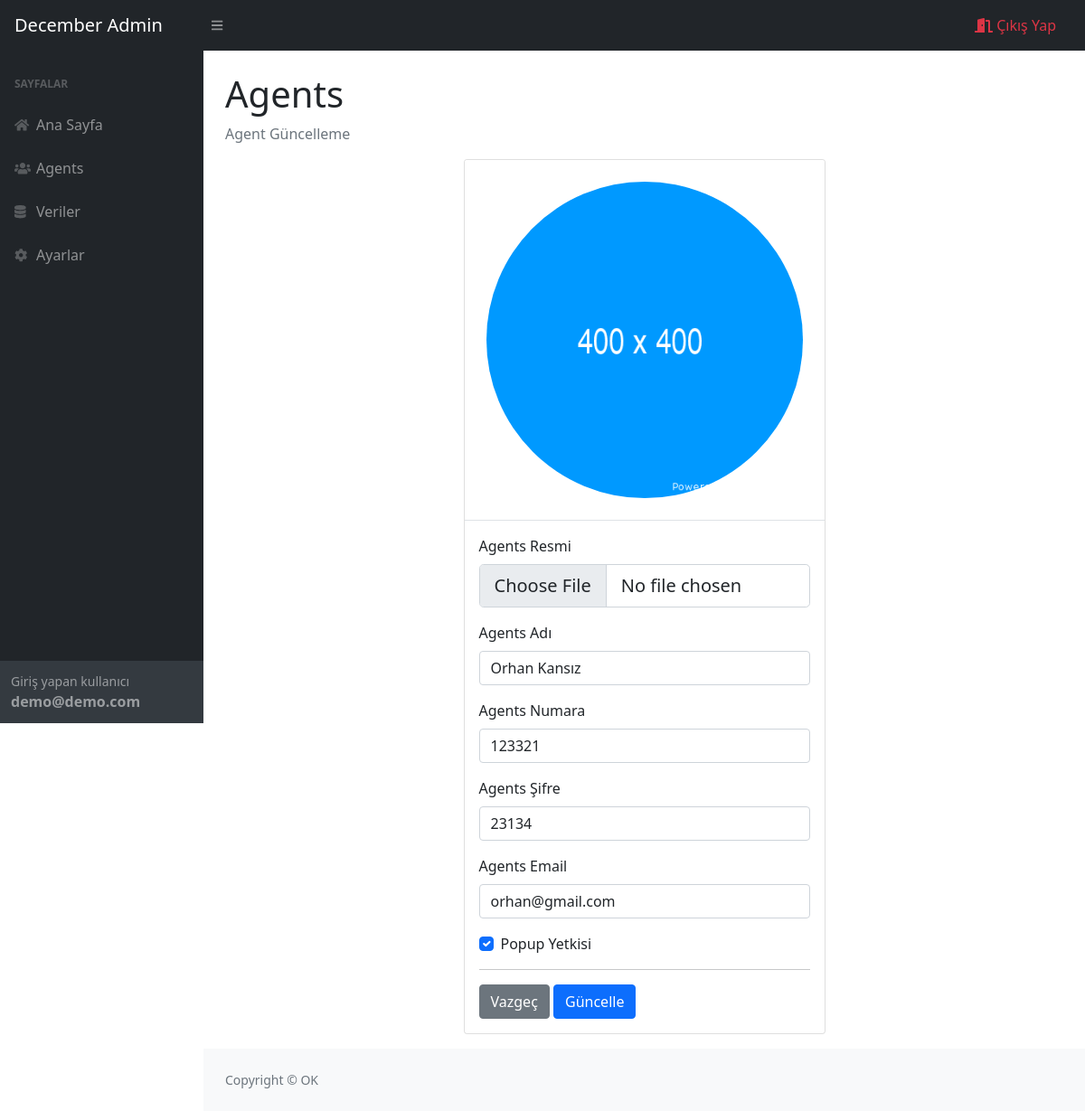
The page /edit_agent.php?agent_id=83 (signed in) on the database its author committed.
### tables this page shows
CREATE TABLE `agents` (
  `id` int(11) NOT NULL,
  `name` varchar(250) NOT NULL,
  `image` varchar(256) NOT NULL,
  `number` int(6) NOT NULL,
  `password` int(12) NOT NULL,
  `email` varchar(128) NOT NULL,
  `popup` tinyint(1) NOT NULL
);

### edit_agent.php (the view, shortened to what this page needs)
<?php
require __DIR__ . '/config/db.php';
require __DIR__ . '/components/header.php';
if (!$_GET['agent_id']) {
    header('Location:/agents.php');
    exit;
} else {
    $stmt = $db->prepare("select * from agents where id = :id");
    $stmt->execute([':id' => $_GET['agent_id']]);
    $result = $stmt->fetchAll(PDO::FETCH_ASSOC);
}
?>
<main>
    <div class="container mx-auto px-4">
        <h1 class="mt-4">Agents</h1>
        <ol class="breadcrumb">
            <li class="breadcrumb-item active">Agent Güncelleme</li>
        </ol>
        <div class="my-3">
            <div class="card mx-auto" style="max-width: 400px ">
                <div class="card-header bg-white border-0 p-4 border-bottom border-lisht">
                    <img src="/assets/img/users/<?php echo $result[0]['image'] == "no-image.png" ? "no-image.png" : $result[0]['image']?>" class="rounded-pill img-fluid" alt="...">
                </div>
                <div class="card-body">
                    <form action="/controllers/edit_agent.php" method="post" enctype="multipart/form-data">
                        <div class="mb-3">
                            <label for="formFileLg" class="form-label">Agents Resmi</label>
                            <input class="form-control form-control-lg" id="formFileLg" type="file" name="agentImageNew">
                        </div>
                        <div class="mb-3">
                            <label for="username" class="form-label">Agents Adı</label>
                            <input required id="username" name="agentName" type="text" class="form-control" value="<?php echo $result[0]['name'] ?>">
                        </div>
                        <div class="mb-3">
                            <label for="username" class="form-label">Agents Numara</label>
                            <input required id="username" name="agentNumber" type="number" class="form-control" value="<?php echo $result[0]['number'] ?>">
                        </div>
                        <div class="mb-3">
                            <label for="username" class="form-label">Agents Şifre</label>
                            <input required id="username" name="agentPassword" type="number" class="form-control" value="<?php echo $result[0]['password'] ?>">
                        </div>
                        <div class="mb-3">
                            <label for="username" class="form-label">Agents Email</label>
                            <input required id="username" name="agentEmail" type="email" class="form-control" value="<?php echo $result[0]['email'] ?>">
                        </div>
                        <div class="form-check">
                            <input class="form-check-input" <?php echo $result[0]['popup'] == "1" ? "checked" : "" ?> name="agentPopup" type="checkbox" id="flexCheckDefault">
                            <label class="form-check-label" for="flexCheckDefault">
                                Popup Yetkisi
                            </label>
                        </div>
                        <hr class="my-3">
                        <a href="/agents.php" class="btn btn-secondary">Vazgeç</a>
                        <button type="submit" name="agentEdit" class="btn btn-primary">Güncelle</button>
                    </form>
                </div>
            </div>
        </div>
    </div>
</main>
<?php
require __DIR__ . '/components/footer.php'
?>

### rows shown on the page
agents: image (picture), agentName "Orhan Kansız", agentNumber "123321", agentPassword "23134", agentEmail "orhan@gmail.com", popup "☑"

### other values the page prints
$_SESSION['user'] "demo@demo.com"
